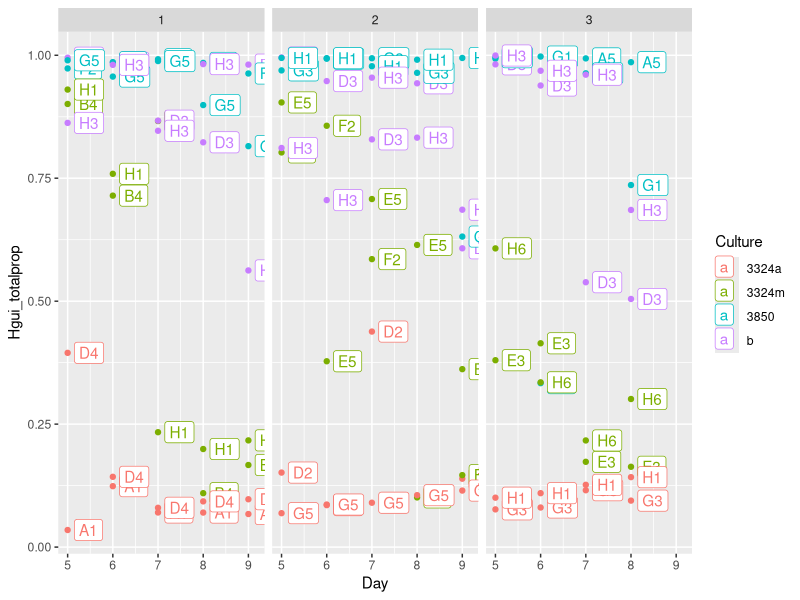
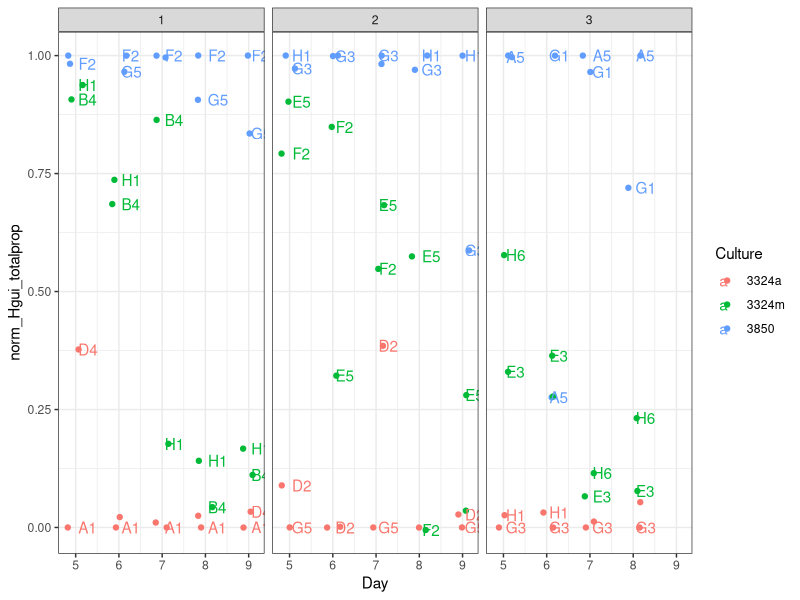
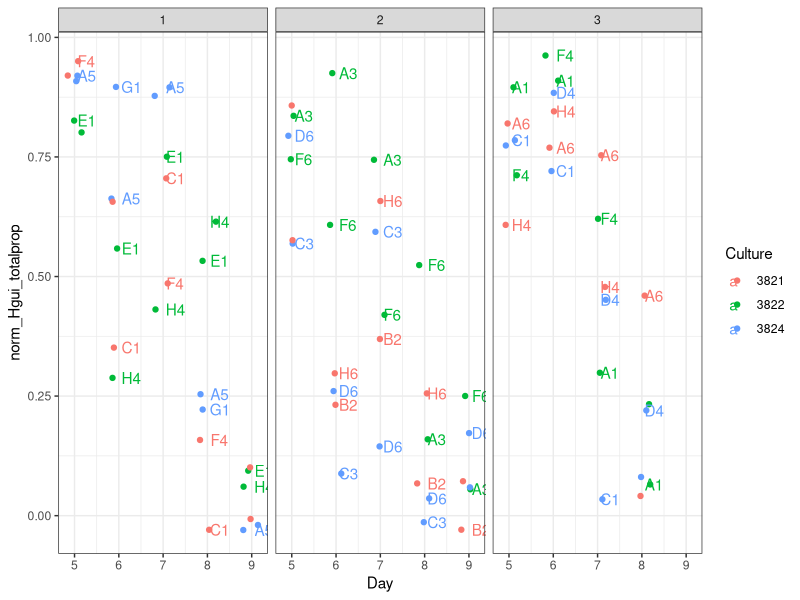
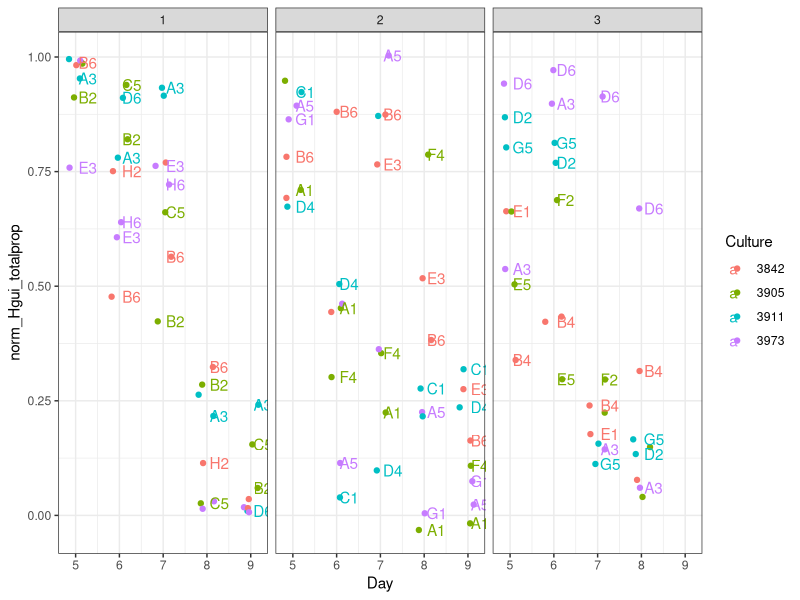
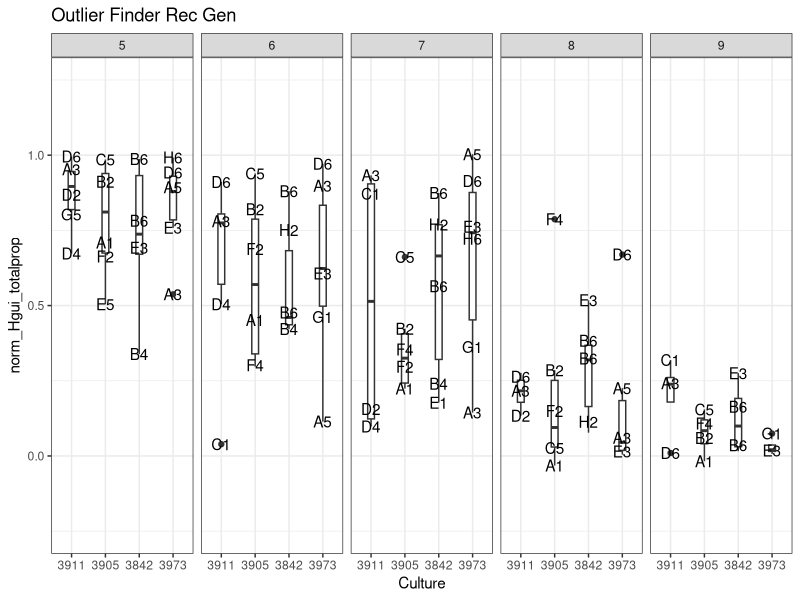
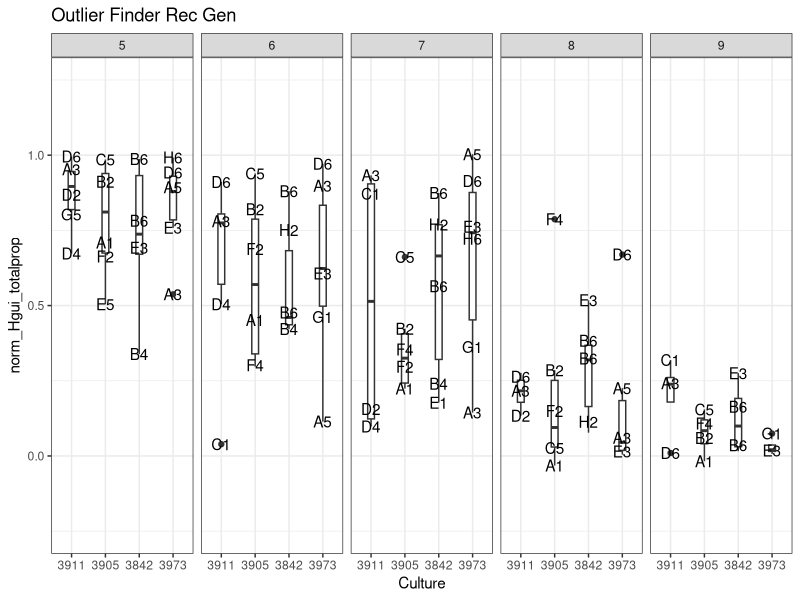
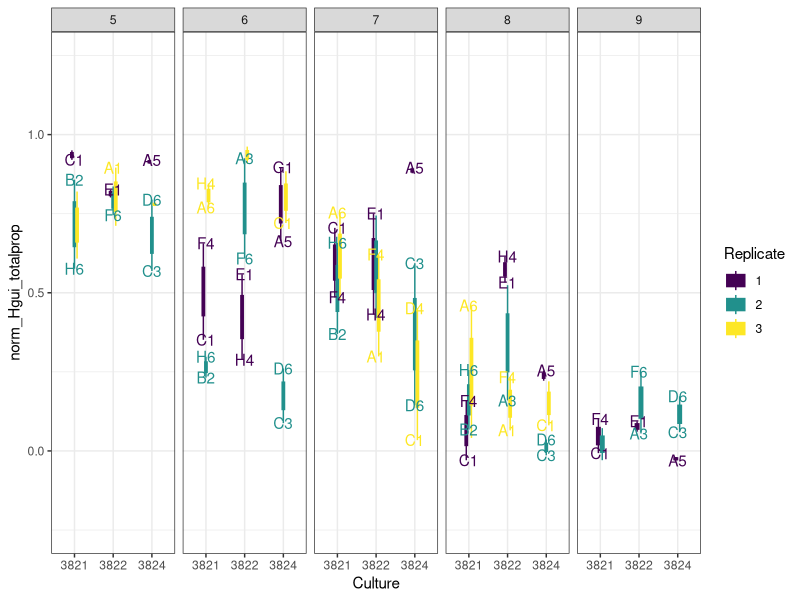
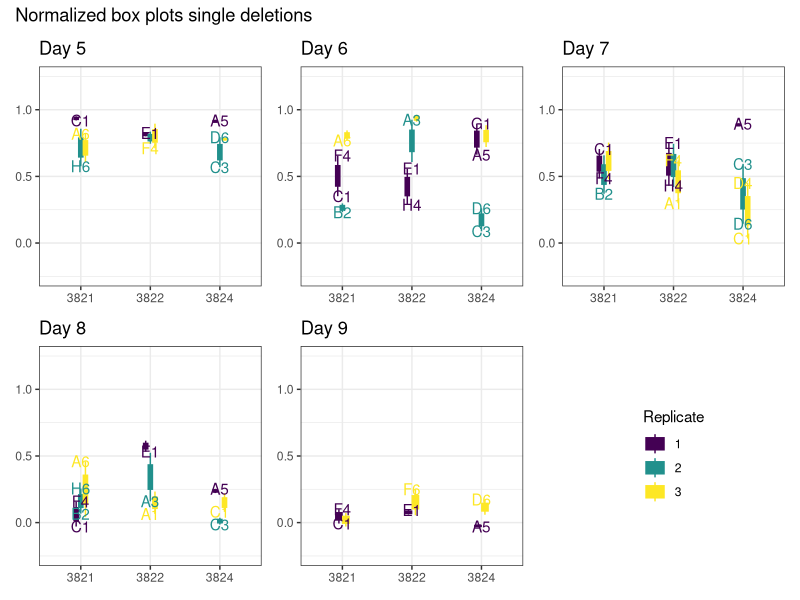

These figures' R source, in order:
## ---- chunk 1
library(tidyverse)
killeryeast_data <- read_csv('./WGJ_DFx_MS.csv') 
str(killeryeast_data)
Scarlet_data <- read_csv("Scarlet_Df_match.csv")
##Replicate 2, day 8, 3324A, well D2 observation was not recorded; removed this one row from Hannah's manually

## Carryover/debris events artificially inflate the number of H. guillermondii cells in samples.
## This is an attempt to normalize that inflation away by using the number of events detected in S.cer alone (minimum)
## and in H. gui alone (maximum)
# Normalization function

## Make initial subset of the data with 3324a (cerevisiae alone), 3324m (cer + hgui mixed), 3850 (gui alone), and b (blank) 

miniset <-  subset(killeryeast_data, Culture %in% c("b", "3850", "3324a", "3324m"))[, 1:9]

## Data without normalization; note that the Scer alone consistently shows some guillermondii cells. However, this ratio does not change at all throughout the experiment,
## consistent with this being carryover and/or misidentification of debris. 
miniset <- miniset %>% 
  mutate(Hgui_totalprop = (Hgui_Alive_Num + Hgui_Dead_Num)/Total_Cells,
      Scer_totalprop = (Scer_Alive_Num + Scer_Dead_Num)/Total_Cells)

ggplot(miniset, aes(x = Day, y = Hgui_totalprop, col = Culture, label = Well_Num)) +
  geom_point() + geom_label(hjust = 0, nudge_x = 0.15) + 
  facet_wrap(~Replicate)

## Normalize this away--the maximum of our detection limit of guillermondii should be guillermondii alone; the minimum should be S. cerevisiae. Also removing blanks from this;
## the behavior of the blanks is largely noise and not comparable -- the one contaminated blank was removed and all other blanks were checked everyday for contamination. 
miniset_norm <- miniset %>%  
  group_by(Day, Replicate) %>%
  filter(Culture != "b") %>%
  mutate(norm_Hgui_totalprop = (Hgui_totalprop - min(Hgui_totalprop[Culture == "3324a"]))/(max(Hgui_totalprop[Culture == "3850"])- min(Hgui_totalprop[Culture == "3324a"])))

ggplot(miniset_norm, aes(x = Day, y =norm_Hgui_totalprop, col = Culture, label = Well_Num)) +
  geom_jitter(width = 0.2) + geom_text(hjust = 0.2, nudge_x = 0.15, check_overlap = TRUE) + 
  facet_wrap(~Replicate) + theme_bw()

## Use this framework to normalize whole dataset
killeryeast_norm <- killeryeast_data[, 1:9] %>%
  mutate(Hgui_totalprop = (Hgui_Alive_Num + Hgui_Dead_Num)/Total_Cells,
         Scer_totalprop = (Scer_Alive_Num + Scer_Dead_Num)/Total_Cells)%>%  
  group_by(Day, Replicate) %>%
  filter(Culture != "b") %>%
  mutate(norm_Hgui_totalprop = (Hgui_totalprop - min(Hgui_totalprop[Culture == "3324a"]))/(max(Hgui_totalprop[Culture == "3850"])- min(Hgui_totalprop[Culture == "3324a"])))
  
#Hannah normalizes scarlet dataset using this framework
#need to add wildtype scer alone and hgui alone values to scarlet dataset (1) pull out wt wells from main dataset (2) remove row in scarlet dataset that the other does not have (3) add
#(1)
wildtype_wells <- killeryeast_data[, 1:9] |> 
  filter(Culture %in% c("3324a", "3850"))
#(2)
Scarlet_wells <- Scarlet_data[, 1:11] |> 
  select(!c("Q1_Scer", "Scer_Stained"))
#(3)
merged_scarlet_dataset <- 
  rbind(Scarlet_wells, wildtype_wells)

#NORMALIZE (why is this acting up for the scarlet dataset? giving Inf & -Inf)
scarlet_norm <- 
  merged_scarlet_dataset |>
  mutate(Hgui_totalprop = (Hgui_Alive_Num + Hgui_Dead_Num)/Total_Cells,
         Scer_totalprop = (Scer_Alive_Num + Scer_Dead_Num)/Total_Cells) |> 
  group_by(Day, Replicate) |> 
  mutate(norm_Hgui_totalprop = (Hgui_totalprop - min(Hgui_totalprop[Culture == "3324a"]))/(max(Hgui_totalprop[Culture == "3850"]) - min(Hgui_totalprop[Culture == "3324a"])))
## ---- chunk 2
## The whole dataset is a lot, so first check genotypes in batches. 
single_del <- c("3821", "3822", "3824")
rec_gen <- c('3911', '3905', '3842', '3973')

ggplot(subset(killeryeast_norm, Culture %in% single_del), 
       aes(x = Day, y =norm_Hgui_totalprop, col = Culture, label = Well_Num)) +
  geom_jitter(width = 0.2) + geom_text(hjust = 0.2, nudge_x = 0.15, check_overlap = TRUE) + 
  facet_wrap(~Replicate) + theme_bw()

ggplot(subset(killeryeast_norm, Culture %in% rec_gen), 
       aes(x = Day, y =norm_Hgui_totalprop, col = Culture, label = Well_Num)) +
  geom_jitter(width = 0.2) + geom_text(hjust = 0.2, nudge_x = 0.15, check_overlap = TRUE) + 
  facet_wrap(~Replicate) + theme_bw()
## ---- chunk 3
#Hannah new plots for data on October 4th
library(patchwork)

killeryeast_norm$Culture <- factor(killeryeast_norm$Culture, 
                          levels =
                            c("3920", "3852", "3984", "3324a",
                              "3850", "3821", "3822", "3824",
                              '3911', '3905', '3842', '3973',
                              "b", "3324m"))
killeryeast_norm$Replicate <- factor(killeryeast_norm$Replicate, 
                          levels =
                            c("1", "2", "3"),
                          ordered = TRUE)
## ---- chunk 4
#single deletion and rec genos in one graph not splitting on culture to see if there are outliers
Outlier_BoxPlot_Single_Del <- ggplot(subset(killeryeast_norm, Culture %in% single_del), 
       aes(x = Culture, y = norm_Hgui_totalprop, label = Well_Num)) +
  geom_boxplot(width = 0.2) + geom_text(check_overlap = TRUE) + 
  facet_grid(cols = vars(Day)) + theme_bw() + 
  ylim(-0.25, 1.25) + labs(title = "Outlier Finder Single Deletions")

Outlier_BoxPlot_Rec_Gen <- ggplot(subset(killeryeast_norm, Culture %in% rec_gen), 
       aes(x = Culture, y = norm_Hgui_totalprop, label = Well_Num)) +
  geom_boxplot(width = 0.2) + geom_text(check_overlap = TRUE) + 
  facet_grid(cols = vars(Day)) + theme_bw() + 
  ylim(-0.25, 1.25) + labs(title = "Outlier Finder Rec Gen")
  
ggsave("Outlier_BoxPlot_Rec_Gen.png")
ggsave("Outlier_BoxPlot_Single_Del.png")
## ---- chunk 5
#single deletions
box_plot_trial_nonscar <- ggplot(subset(killeryeast_norm, Culture %in% single_del), 
       aes(x = Culture, y = norm_Hgui_totalprop, fill = Replicate, color = Replicate, label = Well_Num)) +
  geom_boxplot(width = 0.2) + geom_text(check_overlap = TRUE) + 
  facet_grid(cols = vars(Day)) + theme_bw() + 
  ylim(-0.25, 1.25)

ggsave("box_plot_trial_nonscar.png")

non_scar_boxPlot_Day_5 <- killeryeast_norm |> 
  subset(Culture %in% single_del)|> 
  filter(Day == 5) |> 
  ggplot(aes(x = Culture, y =norm_Hgui_totalprop, fill = Replicate, color = Replicate, label = Well_Num)) +
  labs(title = "Day 5") +
  geom_boxplot(width = 0.2) + geom_text(check_overlap = TRUE) + theme_bw() +
  ylim(-0.25, 1.25) +
  guides(fill = "none", color = "none") + theme(axis.title.x = element_blank()) + theme(axis.title.y = element_blank())

non_scar_boxPlot_Day_6 <- killeryeast_norm |> 
  subset(Culture %in% single_del)|> 
  filter(Day == 6) |> 
  ggplot(aes(x = Culture, y =norm_Hgui_totalprop, fill = Replicate, color = Replicate, label = Well_Num)) +
  labs(title = "Day 6") +
  geom_boxplot(width = 0.2) + geom_text(check_overlap = TRUE) + theme_bw() +
  ylim(-0.25, 1.25) +
  theme(axis.title.y = element_blank(), axis.title.x = element_blank())

non_scar_boxPlot_Day_7 <- killeryeast_norm |> 
  subset(Culture %in% single_del)|> 
  filter(Day == 7) |> 
  ggplot(aes(x = Culture, y =norm_Hgui_totalprop, fill = Replicate, color = Replicate, label = Well_Num)) +
  labs(title = "Day 7") +
  geom_boxplot(width = 0.2) + geom_text(check_overlap = TRUE) + theme_bw() +
  ylim(-0.25, 1.25) +
  guides(fill = "none", color = "none") + theme(axis.title.y = element_blank(), axis.title.x = element_blank())

non_scar_boxPlot_Day_8 <- killeryeast_norm |> 
  subset(Culture %in% single_del)|> 
  filter(Day == 8) |> 
  ggplot(aes(x = Culture, y =norm_Hgui_totalprop, fill = Replicate, color = Replicate, label = Well_Num)) +
  labs(title = "Day 8") +
  geom_boxplot(width = 0.2) + geom_text(check_overlap = TRUE) + theme_bw() +
  ylim(-0.25, 1.25) +
  theme(axis.title.y = element_blank(), axis.title.x = element_blank())

non_scar_boxPlot_Day_9 <- killeryeast_norm |> 
  subset(Culture %in% single_del)|> 
  filter(Day == 9) |> 
  ggplot(aes(x = Culture, y =norm_Hgui_totalprop, fill = Replicate, color = Replicate, label = Well_Num)) +
  labs(title = "Day 9") +
  geom_boxplot(width = 0.2) + geom_text(check_overlap = TRUE) + theme_bw() +
  ylim(-0.25, 1.25) +
  guides(fill = "none", color = "none") + theme(axis.title.y = element_blank(), axis.title.x = element_blank())

box_Plots_singledel_norm <- (non_scar_boxPlot_Day_5 + non_scar_boxPlot_Day_6 + non_scar_boxPlot_Day_7 + non_scar_boxPlot_Day_8 + non_scar_boxPlot_Day_9 + plot_layout(ncol = 3) + guide_area() + plot_layout(guides = 'collect') + plot_annotation(title = 'Normalized box plots single deletions'))

ggsave("box_Plots_singledel_norm.png")
## ---- chunk 6
#reconmbinant genotypes
rec_gen_boxplot_tot <- ggplot(subset(killeryeast_norm, Culture %in% rec_gen), 
       aes(x = Culture, y = norm_Hgui_totalprop, fill = Replicate, color = Replicate, label = Well_Num)) +
  geom_boxplot(width = 0.2) + geom_text(check_overlap = TRUE) + 
  facet_grid(cols = vars(Day)) + theme_bw() + 
  ylim(-0.25, 1.25)

ggsave("rec_gen_boxplot_tot.png")

rec_scar_boxPlot_Day_5 <- killeryeast_norm |> 
  subset(Culture %in% rec_gen)|> 
  filter(Day == 5) |> 
  ggplot(aes(x = Culture, y =norm_Hgui_totalprop, fill = Replicate, color = Replicate, label = Well_Num)) +
  labs(title = "Day 5") +
  geom_boxplot(width = 0.2) + geom_text(check_overlap = TRUE) + theme_bw() +
  ylim(-0.25, 1.25) +
  guides(fill = "none", color = "none") + theme(axis.title.x = element_blank()) + theme(axis.title.y = element_blank())

rec_scar_boxPlot_Day_6 <- killeryeast_norm |> 
  subset(Culture %in% rec_gen)|> 
  filter(Day == 6) |> 
  ggplot(aes(x = Culture, y =norm_Hgui_totalprop, fill = Replicate, color = Replicate, label = Well_Num)) +
  labs(title = "Day 6") +
  geom_boxplot(width = 0.2) + geom_text(check_overlap = TRUE) + theme_bw() +
  ylim(-0.25, 1.25) +
  theme(axis.title.y = element_blank(), axis.title.x = element_blank())

rec_scar_boxPlot_Day_7 <- killeryeast_norm |> 
  subset(Culture %in% rec_gen)|> 
  filter(Day == 7) |> 
  ggplot(aes(x = Culture, y =norm_Hgui_totalprop, fill = Replicate, color = Replicate, label = Well_Num)) +
  labs(title = "Day 7") +
  geom_boxplot(width = 0.2) + geom_text(check_overlap = TRUE) + theme_bw() +
  ylim(-0.25, 1.25) +
  guides(fill = "none", color = "none") + theme(axis.title.y = element_blank(), axis.title.x = element_blank())

rec_scar_boxPlot_Day_8 <- killeryeast_norm |> 
  subset(Culture %in% rec_gen)|> 
  filter(Day == 8) |> 
  ggplot(aes(x = Culture, y =norm_Hgui_totalprop, fill = Replicate, color = Replicate, label = Well_Num)) +
  labs(title = "Day 8") +
  geom_boxplot(width = 0.2) + geom_text(check_overlap = TRUE) + theme_bw() +
  ylim(-0.25, 1.25) +
  theme(axis.title.y = element_blank(), axis.title.x = element_blank())

rec_scar_boxPlot_Day_9 <- killeryeast_norm |> 
  subset(Culture %in% rec_gen)|> 
  filter(Day == 9) |> 
  ggplot(aes(x = Culture, y =norm_Hgui_totalprop, fill = Replicate, color = Replicate, label = Well_Num)) +
  labs(title = "Day 9") +
  geom_boxplot(width = 0.2) + geom_text(check_overlap = TRUE) + theme_bw() +
  ylim(-0.25, 1.25) +
  guides(fill = "none", color = "none") + theme(axis.title.y = element_blank(), axis.title.x = element_blank())

box_Plots_rec_gen_norm <- (rec_scar_boxPlot_Day_5 + rec_scar_boxPlot_Day_6 + rec_scar_boxPlot_Day_7 + rec_scar_boxPlot_Day_8 + rec_scar_boxPlot_Day_9 + plot_layout(ncol = 3) + guide_area() + plot_layout(guides = 'collect') + plot_annotation(title = 'Normalized box plots rec gen'))

ggsave("box_Plots_rec_gen_norm.png")
